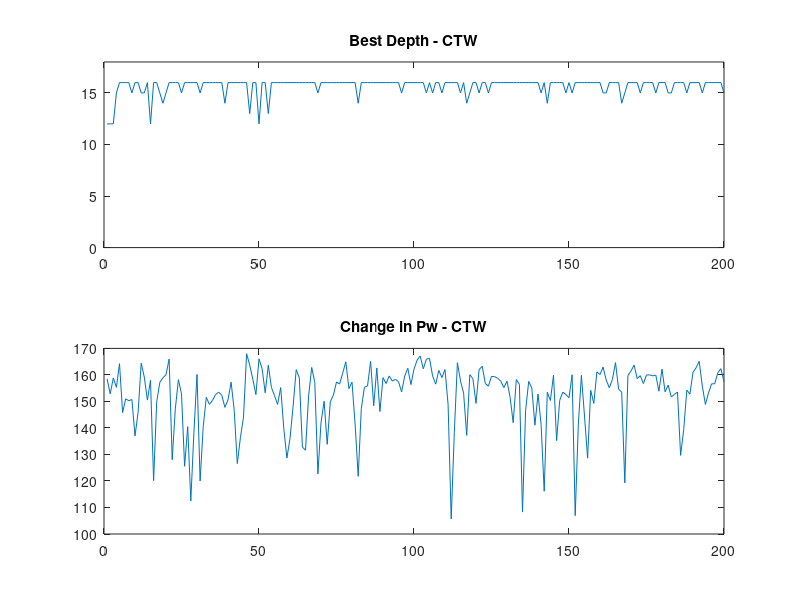
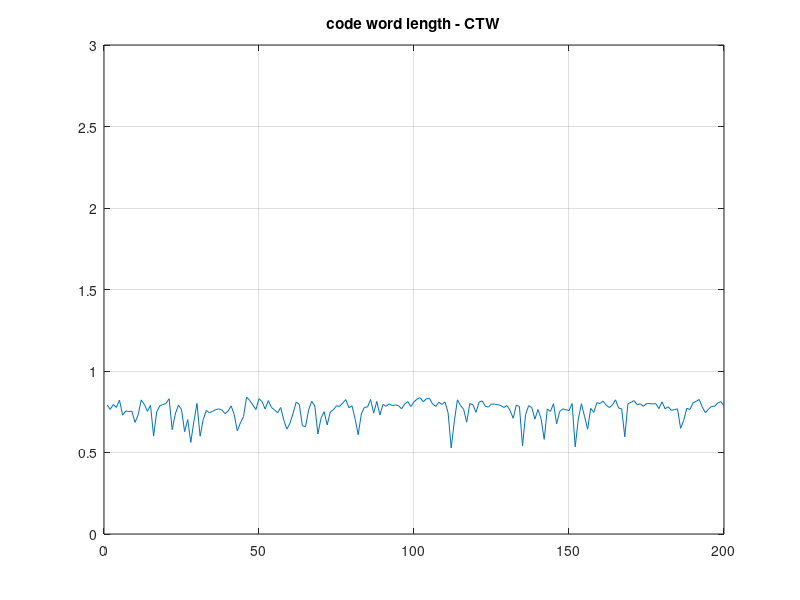
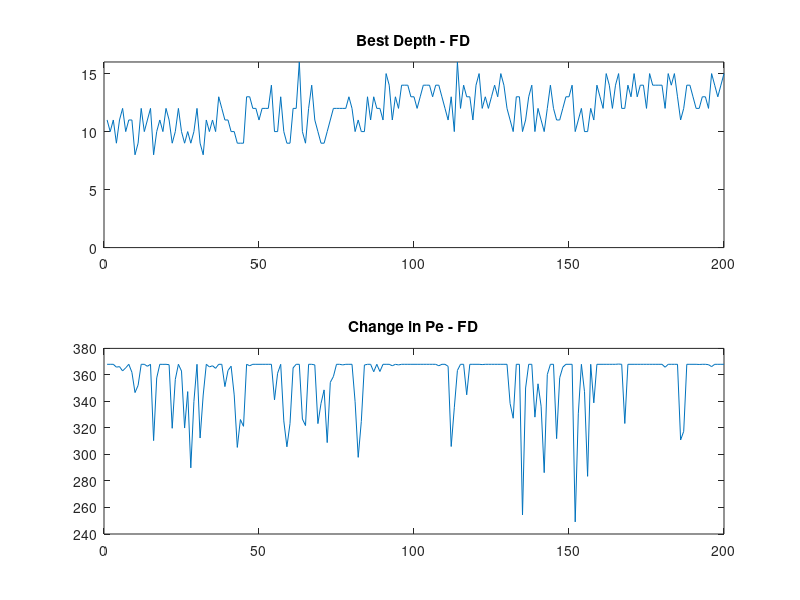
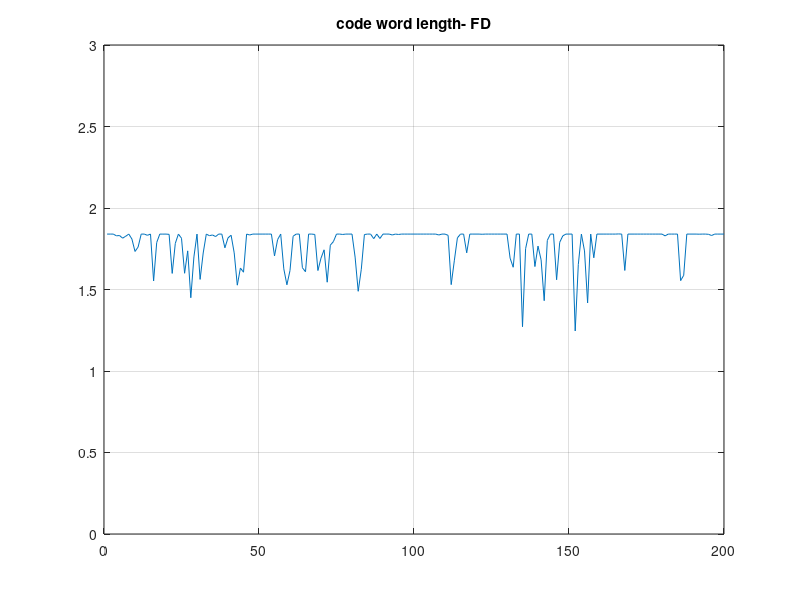

Source code (MATLAB) for these figures, in order:

ctw = load('CTW.txt','-ASCII');
markov = load('markov.txt','-ASCII');

figure
subplot(2,1,1)
plot(ctw(:,1))
ylim([0 18]);
title('Best Depth - CTW')

subplot(2,1,2)
plot(abs(ctw(:,2)))
title('Change in Pw - CTW')

figure;
% Code word length calculation:
plot(abs(log2(2.^ctw(:,2) ) / 200 ))
ylim([0 3])
grid on
title('code word length - CTW')

%% Fixed Depth
figure
subplot(2,1,1)
plot(markov(:,1))
ylim([0 16]);
title('Best Depth - FD')

subplot(2,1,2)
plot(abs(markov(:,2)))
title('Change in Pe - FD')

figure;
% Code word length calculation:
plot(abs(log2(2.^markov(:,2) ) / 200 )) 
ylim([0 3])
grid on
title('code word length- FD')
